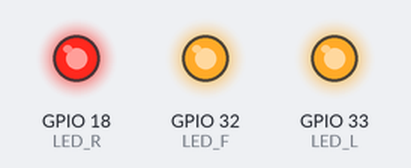
Recording of a sketch running on a simulated ESP32. Shown: output pins drawn as LEDs (lit = HIGH).

Above: at 0.5 s.
At 3.5 s:
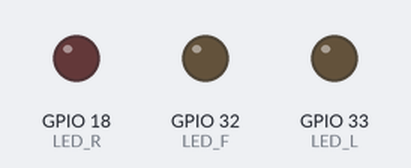
Timing chart, 0 to 4.6 s (numbered marks = the images above):
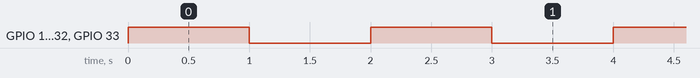

The sketch:

04-Prueba_LEDs.ino
```cpp
#define LED_L 33
#define LED_F 32
#define LED_R 18

void setup() {
  pinMode(LED_L, OUTPUT);
  pinMode(LED_F, OUTPUT);
  pinMode(LED_R, OUTPUT);
}


void loop() {
  digitalWrite(LED_L, HIGH);
  digitalWrite(LED_F, HIGH);
  digitalWrite(LED_R, HIGH);
  delay(1000);
  digitalWrite(LED_L, LOW);
  digitalWrite(LED_F, LOW);
  digitalWrite(LED_R, LOW);
  delay(1000);
}
```

Measured:
- by itself, GPIO 18 (LED_R), GPIO 32 (LED_F), GPIO 33 (LED_L): alternates HIGH for 1.0 s and LOW for 1.0 s
